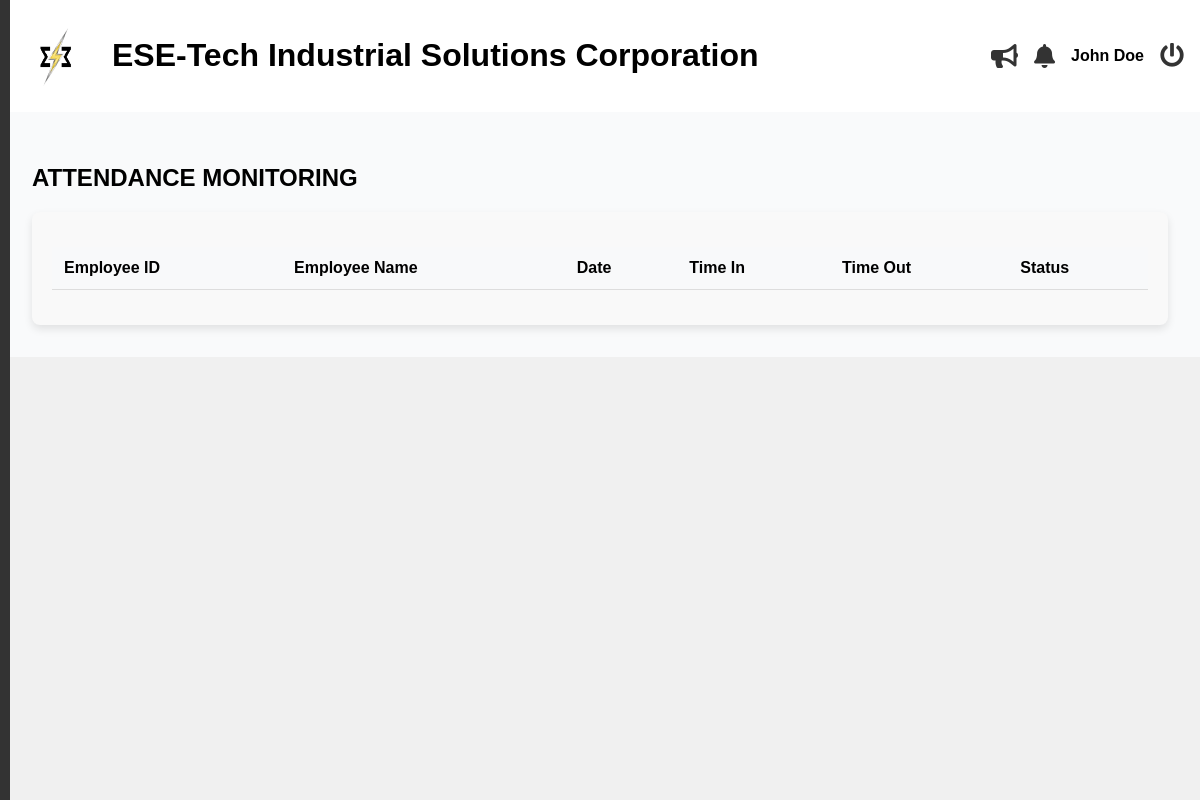
Before: /admin/daily-attendance.php (signed in) with the older database file.
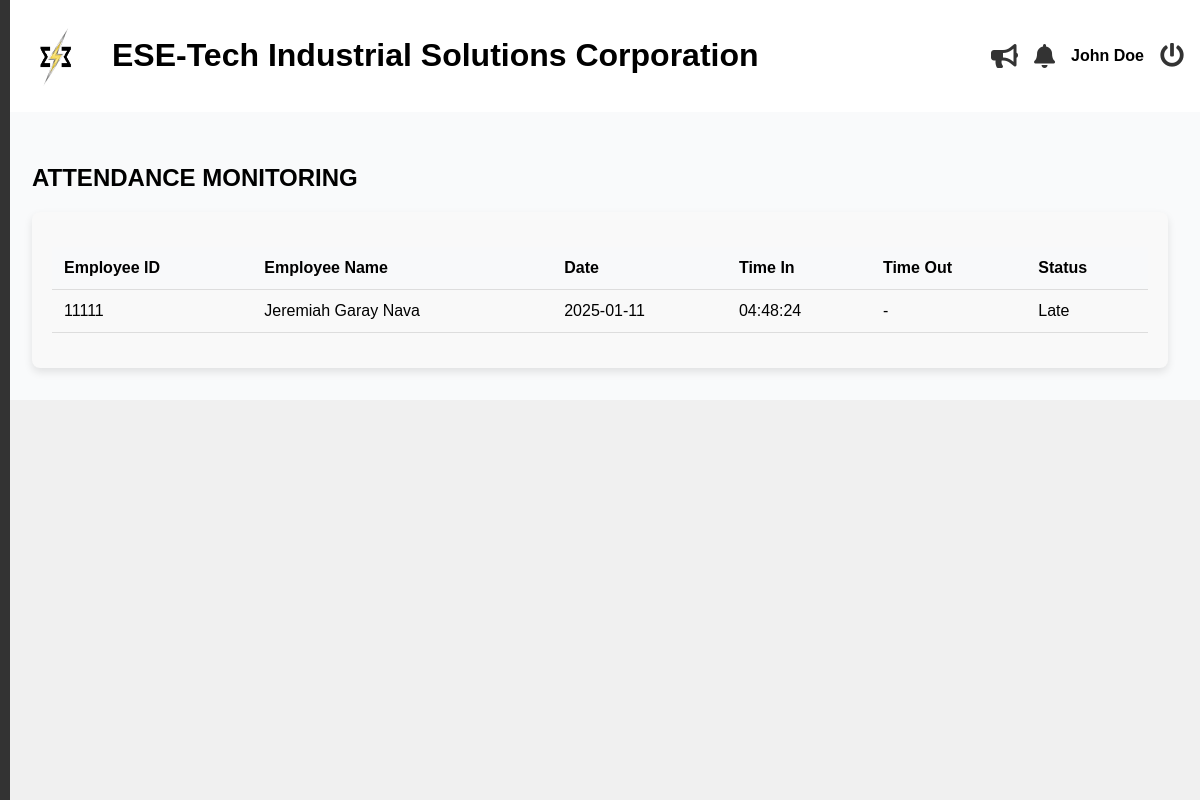
After: the same page with the newer database file.
### tables this page shows
CREATE TABLE `attendance` (
  `attendance_id` int(11) NOT NULL,
  `employee_id` int(11) NOT NULL,
  `date` date NOT NULL,
  `clock_in_time` time DEFAULT NULL,
  `clock_out_time` time DEFAULT NULL,
  `total_hours` text DEFAULT NULL,
  `status` varchar(20) DEFAULT NULL
);

CREATE TABLE `employees` (
  `id` int(11) NOT NULL,
  `last_name` varchar(255) NOT NULL,
  `first_name` varchar(255) NOT NULL,
  `middle_name` varchar(255) NOT NULL,
  `suffix` varchar(255) NOT NULL,
  `gender` varchar(32) NOT NULL,
  `email` varchar(100) NOT NULL,
  `position` varchar(255) NOT NULL,
  `hire_date` date NOT NULL,
  `department` varchar(255) NOT NULL,
  `employment_status` varchar(255) NOT NULL,
  `employee_id` int(20) NOT NULL,
  `user_type` int(11) NOT NULL DEFAULT 2 COMMENT '1=admin, 2=staff, 3=super admin',
  `password` varchar(255) NOT NULL,
  `e_status` int(11) NOT NULL DEFAULT 1,
  `date_of_birth` date DEFAULT NULL,
  `contact_number` varchar(20) DEFAULT NULL,
  `perma_address` text DEFAULT NULL,
  `civil_status` varchar(10) DEFAULT NULL,
  `sss_number` varchar(15) DEFAULT NULL,
  `philhealth_number` varchar(15) DEFAULT NULL,
  `pagibig_number` varchar(15) DEFAULT NULL,
  `tin_number` varchar(15) DEFAULT NULL,
  `emergency_contact_name` varchar(50) DEFAULT NULL,
  `emergency_contact_number` varchar(15) DEFAULT NULL,
  `educational_background` enum('High School Graduate','Vocational Graduate','College Undergraduate','College Graduate','Postgraduate') DEFAULT NULL,
  `skills` text DEFAULT NULL,
  `username` varchar(255) NOT NULL,
  `sick_leave` int(11) NOT NULL DEFAULT 0,
  `vacation_leave` int(11) NOT NULL DEFAULT 0,
  `maternity_leave` int(11) NOT NULL DEFAULT 0,
  `paternity_leave` int(11) NOT NULL DEFAULT 0,
  `medical` mediumblob DEFAULT NULL,
  `tor` mediumblob DEFAULT NULL,
  `nbi_clearance` mediumblob DEFAULT NULL,
  `resume` mediumblob DEFAULT NULL,
  `prc` mediumblob DEFAULT NULL,
  `others` mediumblob DEFAULT NULL,
  `is_archived` tinyint(1) DEFAULT 0
);

### admin/daily-attendance.php (the view, shortened to what this page needs)
<?php include('header.php'); ?>
<?php include('includes/sideBar.php'); ?>
<?php
$servername = "localhost";
$username = "root";
$password = "";
$dbname = "esetech";
$conn = mysqli_connect($servername, $username, $password, $dbname);
$page = isset($_GET['page']) ? (int)$_GET['page'] : 1;
$limit = 10;
$offset = ($page - 1) * $limit;
$conditions = [];
$where = !empty($conditions) ? 'WHERE ' . implode(' AND ', $conditions) : '';
$today = date("Y-m-d");
$sql = "
    SELECT
        e.employee_id,
        CONCAT(e.first_name, ' ', e.middle_name, ' ', e.last_name) AS full_name,
        a.date,
        a.clock_in_time,
        a.clock_out_time,
        a.status,
        IFNULL(la.status, 'Absent') AS leave_status
    FROM attendance a
    LEFT JOIN employees e ON a.employee_id = e.employee_id
    LEFT JOIN leave_applications la ON a.employee_id = la.employee_id
    WHERE a.date = '$today'
    $where
    ORDER BY a.date DESC
    LIMIT $limit OFFSET $offset";
$stmt = mysqli_prepare($conn, $sql);
mysqli_stmt_execute($stmt);
$result = mysqli_stmt_get_result($stmt);
?>
<link rel="stylesheet" href="https://cdn.datatables.net/1.13.5/css/jquery.dataTables.min.css" />
<main class="main-content">
    <section id="dashboard">
        <h2>ATTENDANCE MONITORING</h2>
        <form method="POST" class="evaluation-form">
            <div class="form-group">
                <table id="myTable" class="table table-striped table-bordered">
                <thead>
    <tr>
        <th>Employee ID</th>
        <th>Employee Name</th>
        <th>Date</th>
        <th>Time In</th>
        <th>Time Out</th>
        <th>Status</th>
    </tr>
</thead>
<tbody>
    <?php while ($row = mysqli_fetch_assoc($result)): ?>
        <tr>
            <td><?php echo htmlspecialchars($row['employee_id']); ?></td>
            <td><?php echo htmlspecialchars($row['full_name']); ?></td>
            <td><?php echo $row['date']; ?></td>
            <td><?php echo $row['clock_in_time'] ? $row['clock_in_time'] : '-'; ?></td>
            <td><?php echo $row['clock_out_time'] ? $row['clock_out_time'] : '-'; ?></td>
            <td><?php echo $row['status']; ?></td>
        </tr>
    <?php endwhile; ?>
</tbody>
                </table>
            </div>
        </form>
    </section>
</main>

Changed rows visible on the page:
added attendance: employees.employee_id "11111", full_name "Jeremiah Garay Nava", date "2025-01-11", clock_in_time "04:48:24", status "Late"
